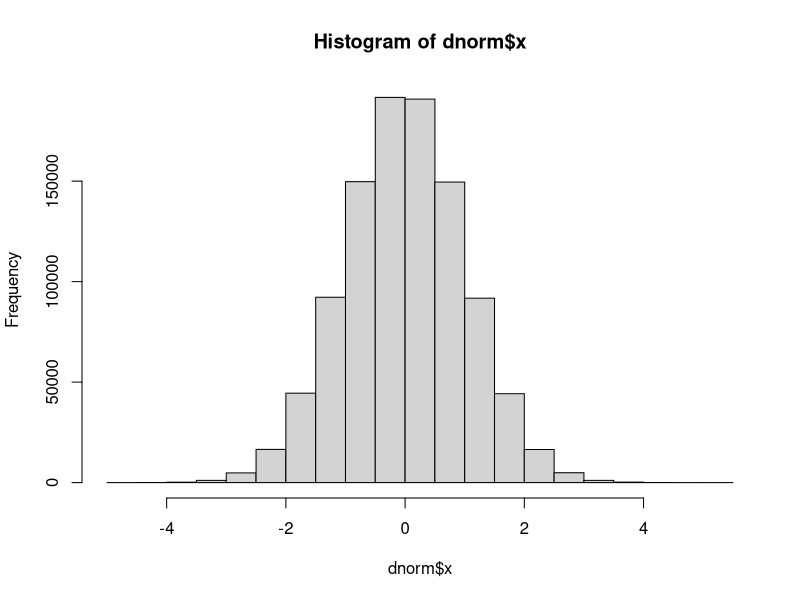
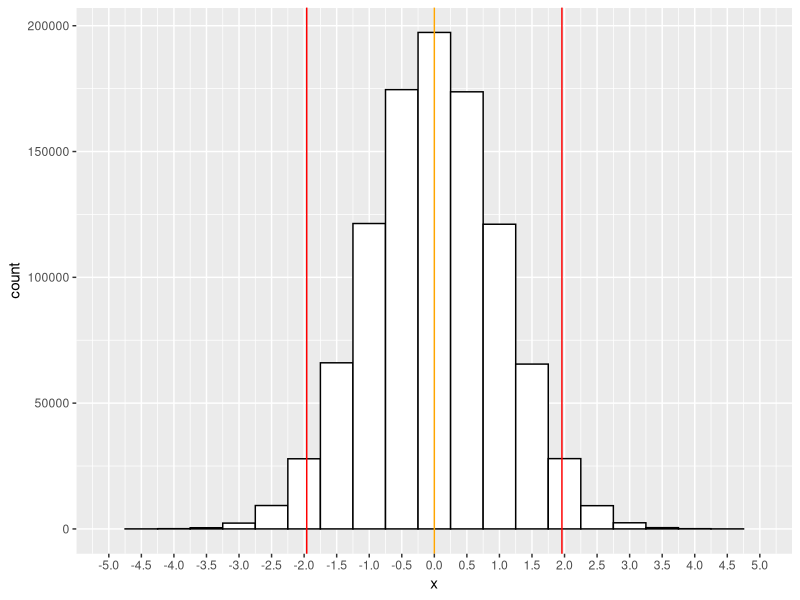
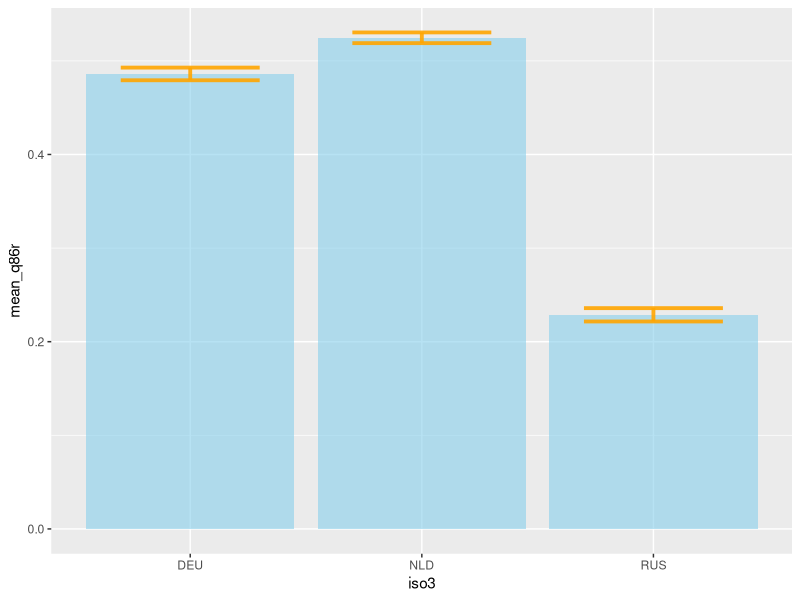
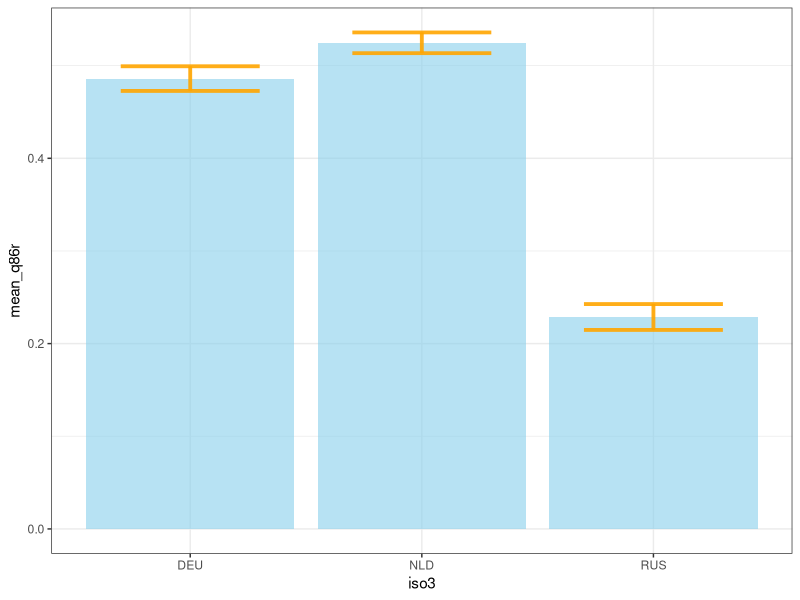

Write the R code that produced these figures, in order.


##########################################
#setup


library(dplyr)
library(ggplot2)
#install.packages("readxl")
library(readxl)
#install.packages("plotrix")
library(plotrix)


##########################################
#data import and selection (filter)
#rm(list = ls(all.names = TRUE))#for cleaning the space

dir=""
setwd(dir)


dwvs86<-read.table("wvs7_data_q86_nato_confidence.txt",sep="\t", header=T)
dwvs86xlsx<-read_excel("wvs7_data_q86_nato_confidence.xlsx")


names(dwvs86)
ds<-dwvs86%>%filter(iso3=="ARG")


############
#calculation of descriptives and SE
#scale: 4 lowest confidence,1 highest confidence
table(ds$q86)

#sample statistics
mean_q86<-mean(ds$q86)
sd_q86<-sd(ds$q86)

#Can we get a sense of how much out mean (central tendency) estimate would differ with a different sample?
#Yes, we calculate the SE to see how much space for movement of the true population mean, around our estimate, there is

#SE manually
se_q86<-sd(ds$q86)/sqrt(length(ds$q86))

#write own function
stderror<-function(x){sd(x)/sqrt(length(x))}
se_q86<-stderror(ds$q86)

#being lazy, using the fact that someone else already programmed the thing for us
se_q86<-std.error(ds$q86)


############
#get confidence intervals (CIs)
#https://onlinestatbook.com/stat_sim/sampling_dist/index.html

#plot normal distribution to understand where the shares of cases under normal distribution come from
#fixing random choice of numbers for replicability
set.seed(628)

#creating a dataset with a random variable
x<-rnorm(n=1000000)
dnorm<-data.frame(x)

hist(dnorm$x)
ggplot(dnorm, aes(x = x)) + 
  geom_histogram(colour = 1, fill = "white",binwidth = 0.5)+
  scale_x_continuous(breaks = seq(-5, 5, 0.5), lim = c(-5, 5))+
  geom_vline(xintercept=0,color="orange")+
  geom_vline(xintercept=-1.96,color="red")+
  geom_vline(xintercept=1.96,color="red")#+
  #geom_vline(xintercept=-2.58,color="blue")+
  #geom_vline(xintercept=2.58,color="blue")

dnorm_beyond_1_96_sd<-dnorm%>%filter(x>=1.96 | x<=-1.96)
nrow(dnorm_beyond_1_96_sd) #should be approx 50 000
dnorm_within_1_96_sd<-dnorm%>%filter(x<1.96 & x>-1.96)
nrow(dnorm_within_1_96_sd) # should be approx. 950 000
dnorm_beyond_2_58_sd<-dnorm%>%filter(x>=2.58 | x<=-2.58)
nrow(dnorm_beyond_2_58_sd) #should be approx. 10 000

#so we know the shares of cases under normal distribution
#yes, 95% of cases falls within +/- 1.96 SDs from the mean
#analogously, 95% of times taking a sample will result in mean falling within +/- 1.96 SD from the mean
#so calculate CI for 95% of sample means simply as mean +/- 1.96 SD
lowerci_q86<-mean(ds$q86)-1.96*stderror(ds$q86)
upperci_q86<-mean(ds$q86)+1.96*stderror(ds$q86)


#calculate CI for 99% of cases (i.e. +/- 2.58 SD from the mean)
lowerci_q86_99<-mean(ds$q86)-2.58*stderror(ds$q86)
upperci_q86_99<-mean(ds$q86)+2.58*stderror(ds$q86)

#print the key result
mean_q86
lowerci_q86
upperci_q86


#different SE formula with binary variables (values only 0 and 1)
#create a dummy (binary) variable for confidence in NATO
ds$nato_conf<-ifelse(ds$q86<=2,1,0)
table(ds$nato_conf,ds$q86)

mean(ds$nato_conf)
length(ds$nato_conf)

#manually
p<-mean(ds$nato_conf)
n<-length(ds$nato_conf)
sqrt((p*(1-p))/n)


#or define a function
stderror_prop<-function(x){sqrt((mean(x)*(1-mean(x))/length(x)))}
stderror_prop(ds$nato_conf)




######################
#Adjust scale for better interpretation
#change from 4 (lowest) -> 1 (highest) into 0 (lowest) -> 1 (highest)
#returning back to the entire dataset, as we will want to plot more countries

dwvs86$q86r<-((-1*dwvs86$q86)+4)/3
table(dwvs86$q86r)
table(dwvs86$q86,dwvs86$q86r)




######################
#Bar plots with CIs

table(dwvs86$iso3)
#ds<-dwvs86%>%filter(iso3=="CYP")
ds<-dwvs86%>%filter(iso3 %in% c("DEU","NLD","RUS"))


dss<-ds %>%
  group_by(iso3)%>%
  summarise(mean_q86r=mean(q86r),
            sd_q86r=sd(q86r),
            se_q86r=sd(q86r)/sqrt(n()))
dss$iso3<-factor(dss$iso3)

#bar plot with whiskers showing the SEs
ggplot(dss) +
  geom_bar( aes(x=iso3, y=mean_q86r), stat="identity", fill="skyblue", alpha=0.6)+
  geom_errorbar( aes(x=iso3, ymin=mean_q86r-se_q86r, ymax=mean_q86r+se_q86r), width=0.6, colour="orange", alpha=0.9,size=1.3)



#bar plot with whiskers showing the 95% CIs
ggplot(dss) +
  geom_bar( aes(x=iso3, y=mean_q86r), stat="identity", fill="skyblue", alpha=0.6)+
  geom_errorbar( aes(x=iso3, ymin=mean_q86r-1.96*se_q86r, ymax=mean_q86r+1.96*se_q86r), width=0.6, colour="orange", alpha=0.9,size=1.3)+
  #ylim(0,1)+
  theme_bw()

#more on graphing such bar plots with error bars
#https://r-graph-gallery.com/4-barplot-with-error-bar.html


